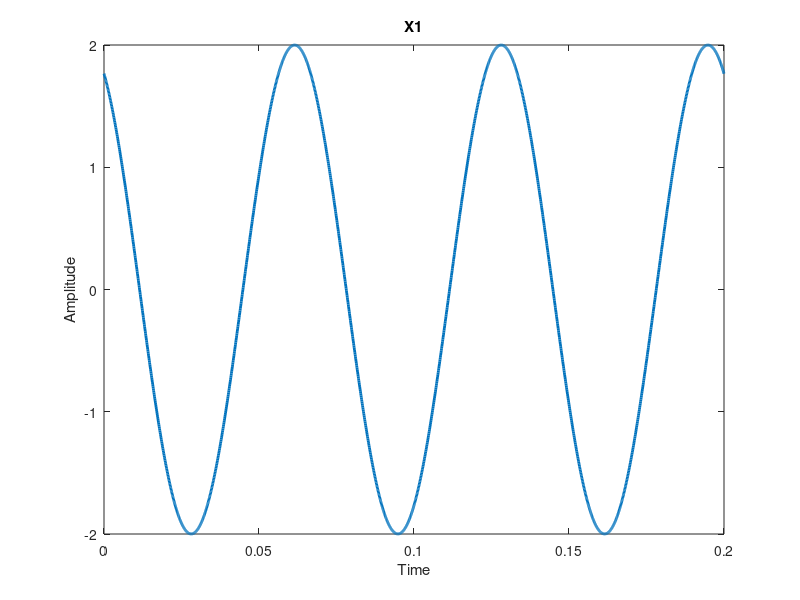
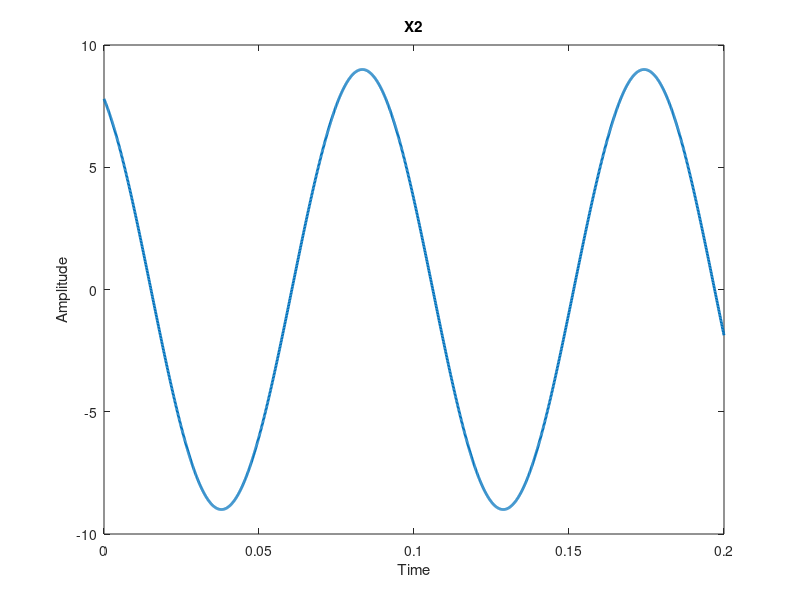

Write the MATLAB code that produced these figures, in order.
clc;
close all;
A=2; %20-42556-1
B=0;
C=4;
D=2;
E=5;
F=5;
G=6;
H=1;
K1= A+B;
K2= G+H+2;
frq1=E+F+5;
J1= (pi*(D+G+20))/180;
J2= pi/6;
fs=10000;
t=0:1/fs:3/15;
x1 = K1*cos(2*pi*frq1*1*t + J1);
plot(t,x1,'LineWidth',2)
xlabel('Time');
ylabel('Amplitude');
title('X1')
figure
frq2=C+D+5;
x2=K2*cos(2*pi*frq2*t+J2);
plot (t, x2, 'LineWidth',2)
xlabel('Time')
ylabel('Amplitude')
title('X2')
